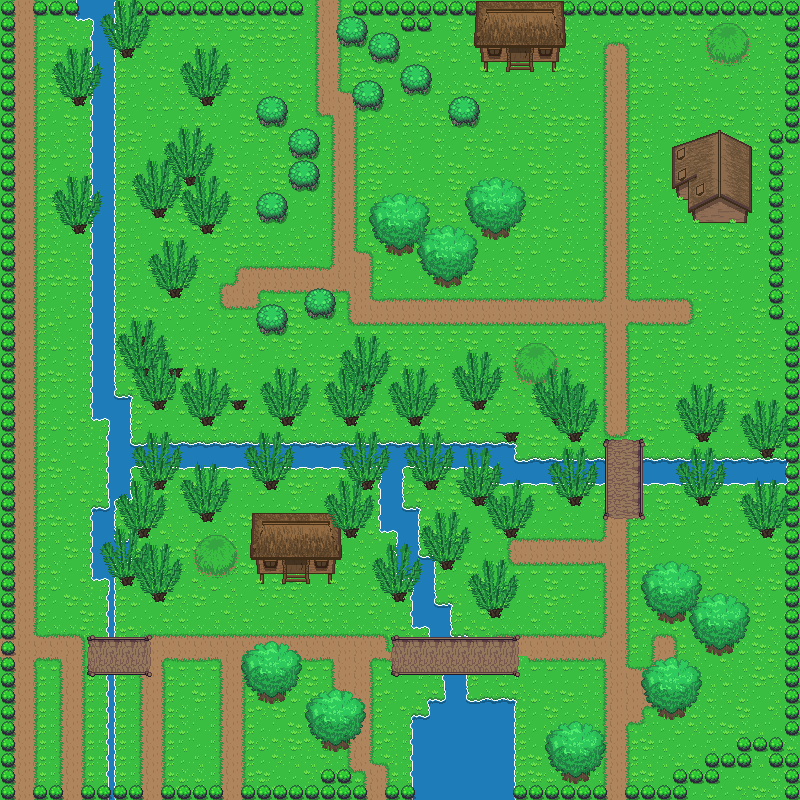

Below is a game level as drawn by its tile map, then a one-line description and the .tmx that defines it (tile-layer data replaced by summaries):
An orthogonal 50x50 tile map with 16x16 px tiles, 5 tile layers (Tile Layer 1, Tile Layer 2, Tile Layer 3, AbovePlayer, ...), 2 tilesets.

<map version="1.0" tiledversion="1.0.2" orientation="orthogonal" renderorder="left-down" width="50" height="50" tilewidth="16" tileheight="16" nextobjectid="1">
 <tileset firstgid="1" source="../Tileset/Overworld.tsx" />
 <tileset firstgid="1729" source="../Tileset/Building.tsx" />
 <layer name="Tile Layer 1" width="50" height="50">
  <data>[2500 cells, 2500 non-empty, 45 distinct tile ids]</data>
 </layer>
 <layer name="Tile Layer 2" width="50" height="50">
  <data>[2500 cells, 427 non-empty, 40 distinct tile ids]</data>
 </layer>
 <layer name="Tile Layer 3" width="50" height="50">
  <data>[2500 cells, 25 non-empty, 25 distinct tile ids]</data>
 </layer>
 <layer name="AbovePlayer" width="50" height="50">
  <properties>
   <property name="unity:sortingLayerName" value="AbovePlayer" />
  </properties>
  <data>[2500 cells, 436 non-empty, 53 distinct tile ids]</data>
 </layer>
 <layer name="Above" width="50" height="50">
  <properties>
   <property name="unity:sortingLayerName" value="AbovePlayer" />
  </properties>
  <data>[2500 cells, 319 non-empty, 44 distinct tile ids]</data>
 </layer>
</map>
